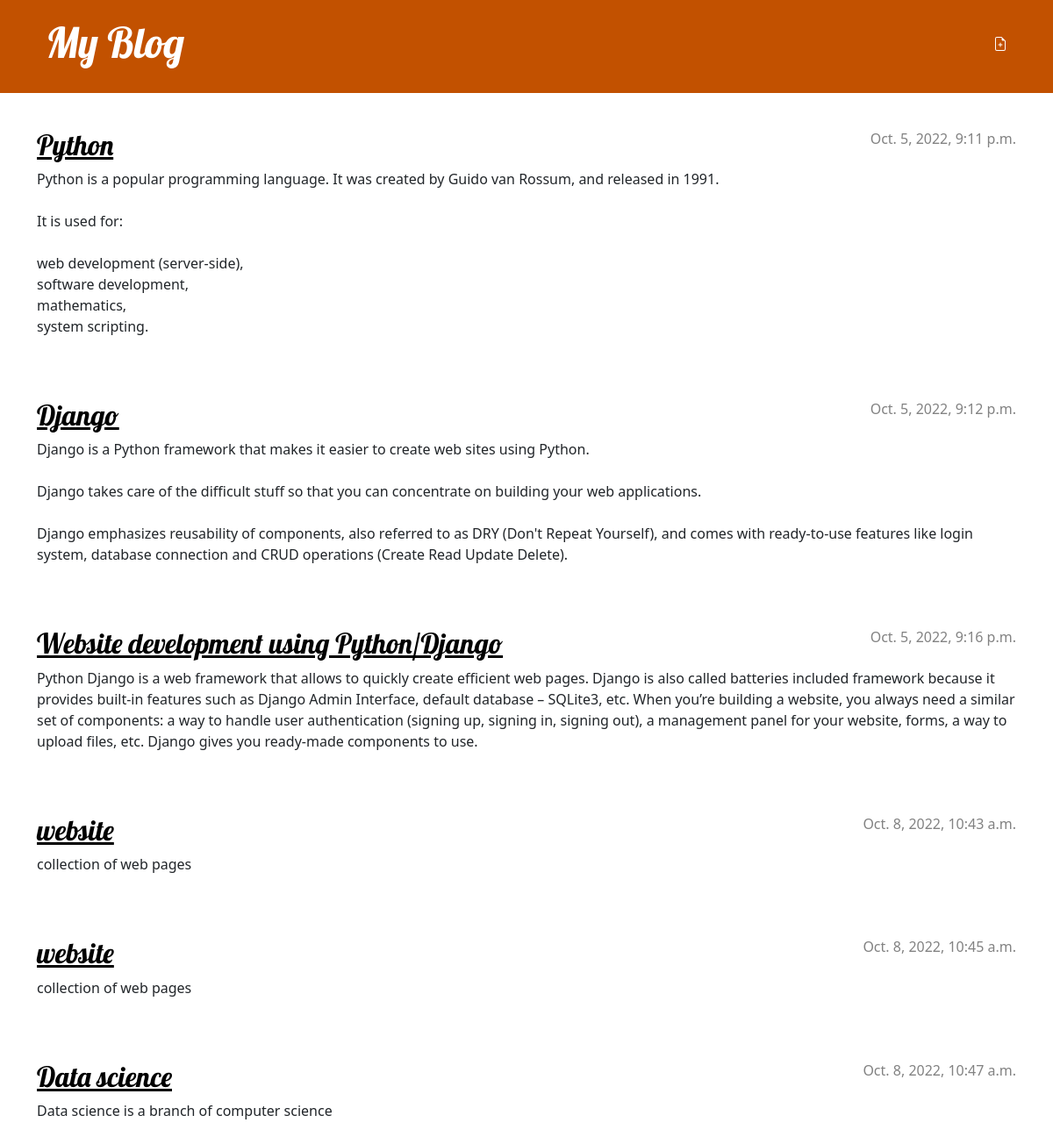
The page / on the database its author committed.
### blog/models.py (models this page shows, shortened)
class Post(models.Model):
    author = models.ForeignKey(settings.AUTH_USER_MODEL, on_delete=models.CASCADE)
    title = models.CharField(max_length=200)
    text = models.TextField()
    created_date = models.DateTimeField(default=timezone.now)
    published_date = models.DateTimeField(blank=True, null=True)

### blog/views.py (the view)
# urls.py: path('', views.post_list, name='post_list'),
def post_list(request):
    posts = Post.objects.all()
    return render(request, 'blog/post_list.html', {'posts': posts})

### blog/templates/blog/post_list.html
{% extends 'blog/base.html' %}
{% block content %}
    {% for post in posts %}
        <article class="post">
            <time class="date">
                {{ post.published_date }}
            </time>
            <h2><a href="">{{ post.title }}</a></h2>
            <p>{{ post.text|linebreaksbr }}</p>
        </article>
    {% endfor %}
{% endblock %}

### blog/templates/blog/base.html (shortened to what this page needs)
{% load static %}
<!DOCTYPE html>
<html>
    <head>
        <link rel="stylesheet" href="https://cdn.jsdelivr.net/npm/bootstrap@5.1.3/dist/css/bootstrap.min.css">
        <link rel="stylesheet" href="{% static 'css/blog.css' %}">
    </head>
  <body>
    <header class="page-header">
      <div class="container">
          <a href="{% url 'post_new' %}" class="top-menu">
                </a>
          <h1><a href="/">My Blog</a></h1>
      </div>
    </header>
    <main class="container">
        <div class="row">
            <div class="col">
            {% block content %}
            {% endblock %}
            </div>
        </div>
    </main>
</body>
</html>

### blog/static/css/blog.css (style rules this page uses)
.page-header { background-color: #C25100; margin-top: 0; margin-bottom: 40px; padding: 20px 20px 20px 40px; }
.page-header h1, .page-header h1 a, .page-header h1 a:visited, .page-header h1 a:active { color: #ffffff; font-size: 36pt; text-decoration: none; }
h1, h2, h3, h4 { font-family: 'Lobster', cursive; }
.date { color: #828282; }
.top-menu, .top-menu:hover, .top-menu:visited { color: #ffffff; float: right; font-size: 26pt; margin-right: 20px; }
.post { margin-bottom: 70px; }
.post h2 a, .post h2 a:visited { color: #000000; }
.post > .date, .post > .actions { float: right; }

### rows shown on the page
Post: published_date "Oct. 5, 2022, 9:11 p.m.", title "Python", text "Python is a popular programming language. It was created by Guido van Rossum, and released in 1991. It is used for: web development (server-side), software development, mathematics, system scripting."
Post: published_date "Oct. 5, 2022, 9:12 p.m.", title "Django", text "Django is a Python framework that makes it easier to create web sites using Python. Django takes care of the difficult stuff so that you can concentrate on building your web applications. Django emphasizes reusability of components, also referred to as DRY (Don't Repeat Yourself), and comes with ready-to-use features like login system, database connection and CRUD operations (Create Read Update Delete)."
Post: published_date "Oct. 5, 2022, 9:16 p.m.", title "Website development using Python/Django", text "Python Django is a web framework that allows to quickly create efficient web pages. Django is also called batteries included framework because it provides built-in features such as Django Admin Interface, default database – SQLite3, etc. When you’re building a website, you always need a similar set of components: a way to handle user authentication (signing up, signing in, signing out), a management panel for your website, forms, a way to upload files, etc. Django gives you ready-made components to use."
Post: published_date "Oct. 8, 2022, 10:43 a.m.", title "website", text "collection of web pages"
Post: published_date "Oct. 8, 2022, 10:45 a.m.", title "website", text "collection of web pages"
Post: published_date "Oct. 8, 2022, 10:47 a.m.", title "Data science", text "Data science is a branch of computer science"
